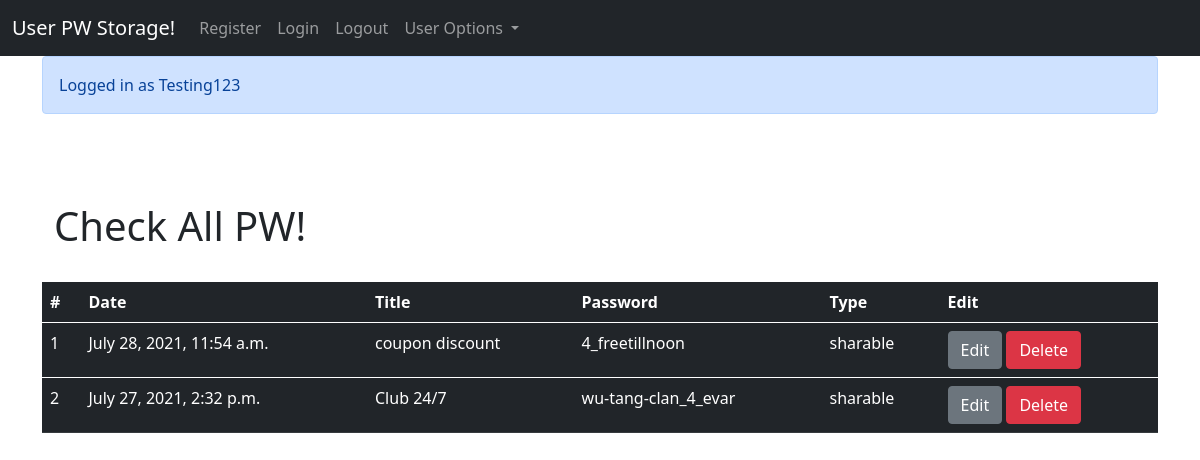
Page /all_pws/ (signed in) on the committed database.
### pw_storage/models.py (models this page shows, shortened)
class User_pw(models.Model):
    PW_TYPES = [('confidentail', 'confidentail'),('sharable', 'sharable')]
    title = models.CharField(max_length=100)
    password = models.CharField(max_length=50)
    date = models.DateTimeField(auto_now_add=True)
    type = models.CharField(choices=PW_TYPES, max_length=12)
    user = models.ForeignKey(User, on_delete=models.PROTECT, null=False, blank=False)

### pw_storage/views.py (the view)
# urls.py: path('all_pws/', views.user_pw_all, name="all-page"),
@login_required(login_url=login_page)
def user_pw_all(request):
    if request.user.is_authenticated:
        messages.success(request, "Logged in as %s" % request.user)
    logged_in_user = request.user
    logged_in_user_pws = User_pw.objects.filter(user=logged_in_user).order_by('-date')
    if not logged_in_user_pws:
        message = 'Please create a password'
        return render(request, "pw_storage/user_password/user_pw_all.html", {'no_pws': message})
    return render(request, "pw_storage/user_password/user_pw_all.html", {'pws': logged_in_user_pws})

### pw_storage/templates/pw_storage/user_password/user_pw_all.html
{% extends 'pw_storage/base.html' %}
{% block content %}
{% if messages %}
<div class="alert alert-primary" role="alert" >
  {% for message in messages %}
     {{ message }}
    {% endfor %}
</div>
<br>
{% endif %}
<br>
<div class="jumbotron jumbotron-fluid">
  <div class="container">
    <br>
    <h1 class="display-7">Check All PW!</h1>
  </div>
</div>
<br>
{% if no_pws %}
<div class="jumbotron">
  <h1 class="display-4">No pws created yet</h1>
  <hr class="my-4">
  <p class="lead">{{ no_pws }}</p>
  <p class="lead">
    <a class="btn btn-primary btn-lg" href="{% url 'add-page' %}" role="button">Learn more</a>
  </p>
</div>
{% else %}
<table class="table table-dark">
  <thead>
    <tr>
      <th scope="col">#</th>
      <th scope="col">Date</th>
      <th scope="col">Title</th>
      <th scope="col">Password</th>
      <th scope="col">Type</th>
      <th scope="col">Edit</th>
    </tr>
  </thead>
    {% for post in pws %}
    <tbody>
      <tr>
        <td>{{ forloop.counter }}</td>
        <td>{{ post.date }}</td>
        <td>{{ post.title }}</td>
        <td>{{ post.password }}</td>
        <td>{{ post.type }}</td>
        <td>
          <a class="btn btn-secondary" href="{% url 'edit' post.id %}">Edit</a>
          <a class="btn btn-danger" href="{% url 'delete' post.id %}">Delete</a>
        </td>
      </tr>
    </tbody>
    {% endfor %}
</table>
{% endif %}
{% endblock %}

### rows in the picture
User_pw: date "July 28, 2021, 11:54 a.m.", title "coupon discount", password "4_freetillnoon", type "sharable"
User_pw: date "July 27, 2021, 2:32 p.m.", title "Club 24/7", password "wu-tang-clan_4_evar", type "sharable"

### other values in the picture
{{ message }} "Logged in as Testing123"
